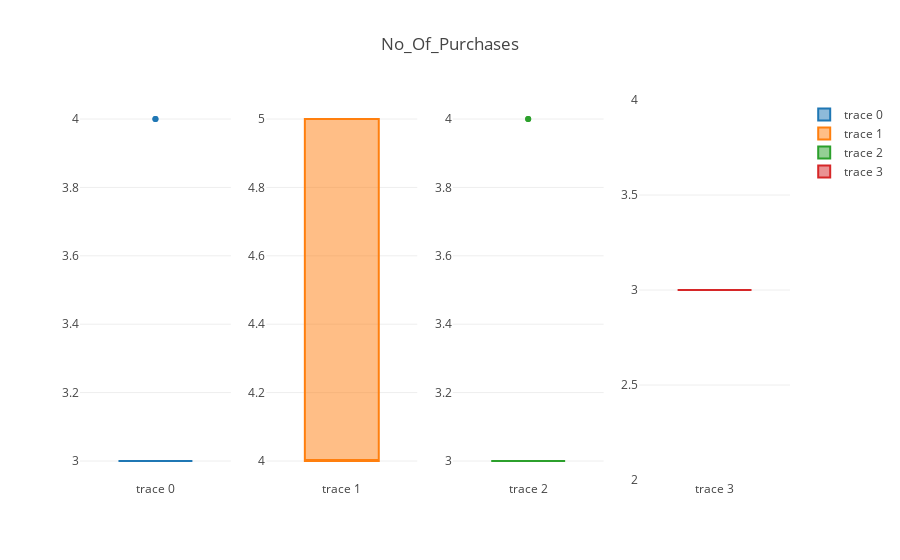

Notebook code for this chart:
### Code cell
#Lets do profiling for high value cumtomers
from plotly.offline import download_plotlyjs, init_notebook_mode, plot, iplot
from plotly import tools
import plotly.plotly as py
import plotly.graph_objs as go
init_notebook_mode(connected=True) #Plotly offline
from plotly.graph_objs import *

trace0 =  go.Box(
    y=df2.loc[df2["group"]==0,"No_Of_Purchases"]
)
trace1 =  go.Box(
    y=df2.loc[df2["group"]==1,"No_Of_Purchases"]
)
trace2 =  go.Box(
    y=df2.loc[df2["group"]==2,"No_Of_Purchases"]
)
trace3 =  go.Box(
    y=df2.loc[df2["group"]==3,"No_Of_Purchases"]
)

data = [trace0,trace1]
fig = tools.make_subplots(rows=1, cols=4)

fig.append_trace(trace0,1,1)
fig.append_trace(trace1,1,2)
fig.append_trace(trace2,1,3)
fig.append_trace(trace3,1,4)


fig['layout'].update(title='No_Of_Purchases')
iplot(fig)

### Figure 1 — Plotly figure (JSON) as saved in the notebook; plotly's stock layout.template omitted (floating-point values rounded to 4 significant figures)
{"data": [{"type": "box", "xaxis": "x1", "y": [3, 3, 3, 3, 3, 3, 3, 4, 3, 3, 4, 3, 3], "yaxis": "y1"}, {"type": "box", "xaxis": "x2", "y": [4, 5, 4, 4, 5], "yaxis": "y2"}, {"type": "box", "xaxis": "x3", "y": [3, 3, 3, 3, 4, 4, 3, 3, 3, 3, 3, 3, 3], "yaxis": "y3"}, {"type": "box", "xaxis": "x4", "y": [3, 3, 3, 3, 3, 3, 3, 3, 3, 3, 3, 3], "yaxis": "y4"}], "layout": {"title": "No_Of_Purchases", "xaxis1": {"anchor": "y1", "domain": [0, 0.2125]}, "xaxis2": {"anchor": "y2", "domain": [0.2625, 0.475]}, "xaxis3": {"anchor": "y3", "domain": [0.525, 0.7375]}, "xaxis4": {"anchor": "y4", "domain": [0.7875, 1]}, "yaxis1": {"anchor": "x1", "domain": [0, 1]}, "yaxis2": {"anchor": "x2", "domain": [0, 1]}, "yaxis3": {"anchor": "x3", "domain": [0, 1]}, "yaxis4": {"anchor": "x4", "domain": [0, 1]}}}
